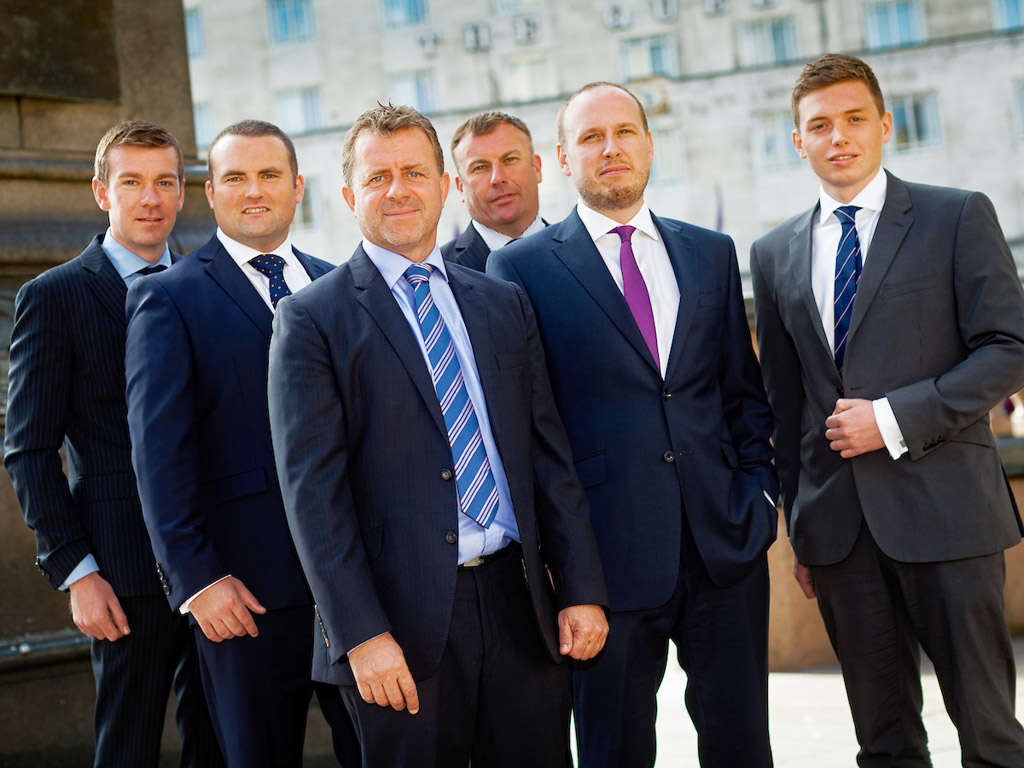
#> input picture concordai-hackathon/images/1.jpg, 1024 x 768 px, given in place of the camera
$ jupyter execute --allow-errors arthur-intelligence-notebook.ipynb   (text cells are left out)
#> lines starting #> are read from the running program, lines starting #| are printed output that depends on the picture
### concordai-hackathon/reference/inception_blocks_v2.py
#### THIS CODE IS FROM https://github.com/shahariarrabby/deeplearning.ai/blob/master/COURSE%204%20Convolutional%20Neural%20Networks/Week%2004/Face%20Recognition/inception_blocks_v2.py

import tensorflow as tf
import numpy as np
import os
from numpy import genfromtxt
from keras import backend as K
from keras.layers import Conv2D, ZeroPadding2D, Activation, Input, concatenate
from keras.models import Model
from keras.layers.normalization import BatchNormalization
from keras.layers.pooling import MaxPooling2D, AveragePooling2D
import fr_utils
from keras.layers.core import Lambda, Flatten, Dense

# [198 lines left out: functions inception_block_1a, inception_block_1b, inception_block_1c, inception_block_2a, inception_block_2b, inception_block_3a and 1 more, not called in this run]

def faceRecoModel(input_shape):
    """
    Implementation of the Inception model used for FaceNet

    Arguments:
    input_shape -- shape of the images of the dataset

    Returns:
    model -- a Model() instance in Keras
    """

    # Define the input as a tensor with shape input_shape
    X_input = Input(input_shape)

    # Zero-Padding
    X = ZeroPadding2D((3, 3))(X_input)

    # First Block
    X = Conv2D(64, (7, 7), strides = (2, 2), name = 'conv1')(X)
    X = BatchNormalization(axis = 1, name = 'bn1')(X)
    X = Activation('relu')(X)

    # Zero-Padding + MAXPOOL
    X = ZeroPadding2D((1, 1))(X)
    X = MaxPooling2D((3, 3), strides = 2)(X)

    # Second Block
    X = Conv2D(64, (1, 1), strides = (1, 1), name = 'conv2')(X)
    X = BatchNormalization(axis = 1, epsilon=0.00001, name = 'bn2')(X)
    X = Activation('relu')(X)

    # Zero-Padding + MAXPOOL
    X = ZeroPadding2D((1, 1))(X)

    # Second Block
    X = Conv2D(192, (3, 3), strides = (1, 1), name = 'conv3')(X)
    X = BatchNormalization(axis = 1, epsilon=0.00001, name = 'bn3')(X)
    X = Activation('relu')(X)

    # Zero-Padding + MAXPOOL
    X = ZeroPadding2D((1, 1))(X)
    X = MaxPooling2D(pool_size = 3, strides = 2)(X)

    # Inception 1: a/b/c
    X = inception_block_1a(X)
    X = inception_block_1b(X)
    X = inception_block_1c(X)

    # Inception 2: a/b
    X = inception_block_2a(X)
    X = inception_block_2b(X)

    # Inception 3: a/b
    X = inception_block_3a(X)
    X = inception_block_3b(X)

    # Top layer
    X = AveragePooling2D(pool_size=(3, 3), strides=(1, 1), data_format='channels_first')(X)
    X = Flatten()(X)
    X = Dense(128, name='dense_layer')(X)

    # L2 normalization
    X = Lambda(lambda  x: K.l2_normalize(x,axis=1))(X)

    # Create model instance
    model = Model(inputs = X_input, outputs = X, name='FaceRecoModel')

    return model

### concordai-hackathon/reference/arthur-intelligence-notebook.ipynb
[cell 1]
import os
os.getcwd()

[cell 2]
import cv2
import numpy as np

[cell 3]
# Front of face classifier
faceCascade = cv2.CascadeClassifier('./data/cascades/haarcascade_frontalface_alt2.xml')

[cell 4]
IMG_PATH = './images/'

# Convert .jpg to a numpy array
img_reg = cv2.imread(IMG_PATH + 'grp-pic.jpg') # Reg
#> (the rest of this cell did not finish here and is left out)

[cell 5]
# Set up cascades
# Detect faces in the image
faces = faceCascade.detectMultiScale(
    img_reg,
    scaleFactor=1.2,
    minNeighbors=5
)
#> faces = ()

[cell 6]
# Draw a rectangle around the faces
for (x, y, w, h) in faces:
    cv2.rectangle(img_reg, (x, y), (x+w, y+h), (0, 255, 0), 2)
#> this loop made 0 passes

[cell 7]
# Output picture with identified faces
cv2.imshow("Picture output", img_reg)

while True:
    if cv2.waitKey(20) & 0xFF == ord('q'):
#> (key q is pressed here)
#> further down, frame is the input picture: shape (768, 1024, 3); mean B, G, R 87, 83.1, 85.7
#> `gray = cv2.cvtColor(frame, cv2.COLOR_BGR2GRAY)`:
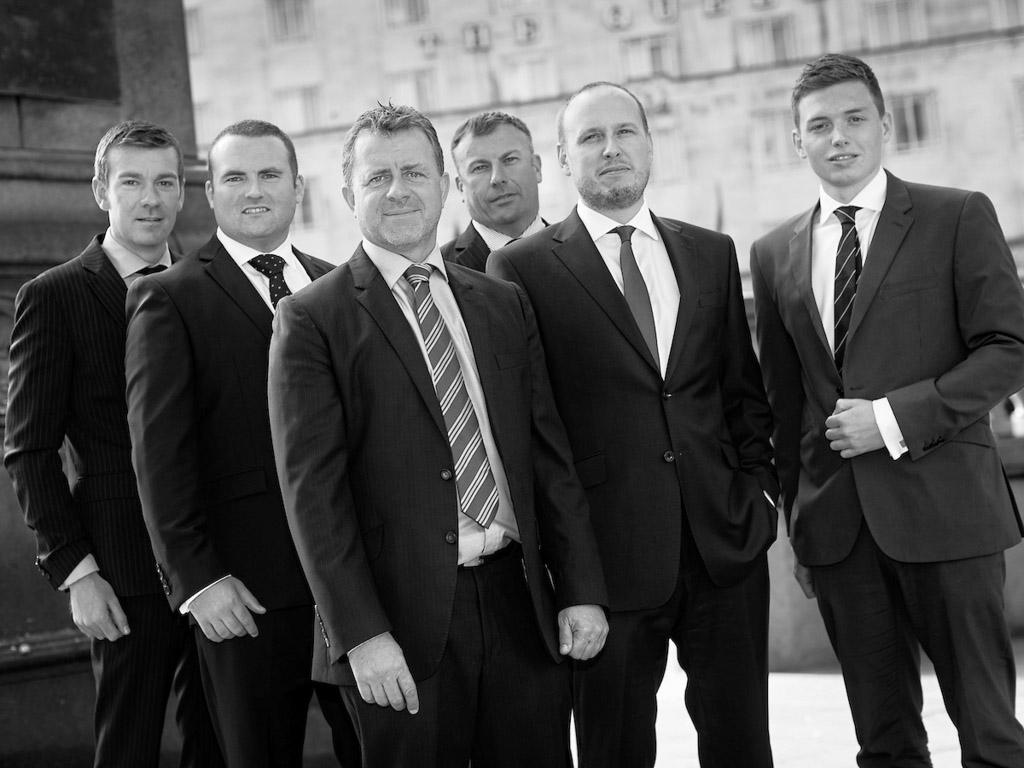
#> gray: shape (768, 1024); min 0, max 255, mean 84.3
#> `faces = face_cascade.detectMultiScale(gray, scaleFactor = 1.5, minNeig..`: faces = [[219, 153, 68, 68], [787, 84, 101, 101], [346, 138, 101, 101], [98, 144, 101, 101]]
        break;

[cell 8]
# Front of face classifier (functions on grayscale)
face_cascade = cv2.CascadeClassifier('./data/cascades/haarcascade_frontalface_alt2.xml')

# Create capture device object (default webcam)
cap = cv2.VideoCapture(0)

# Resolution adjusters
def make_480p():
    cap.set(3,640) # width
    cap.set(4,480) # height

make_480p()

# Loop for continuous usage of video capture device
# Read frames from capture and display them
#> (the rest of this cell did not finish here and is left out)

[cell 9]
from IPython.display import Image
Image(IMG_PATH + 'loss-function.png', width=650, height=650)

[cell 10]
import os
import glob
import numpy as np
import cv2
import tensorflow as tf

from fr_utils import *
from inception_blocks_v2 import *
from keras import backend as K

[cell 11]
K.set_image_data_format('channels_first')
#> (this line was passed over: keras is not available in this run)
#> (the rest of this cell did not finish here and is left out)


$ run again, on concordai-hackathon/images/2.jpg
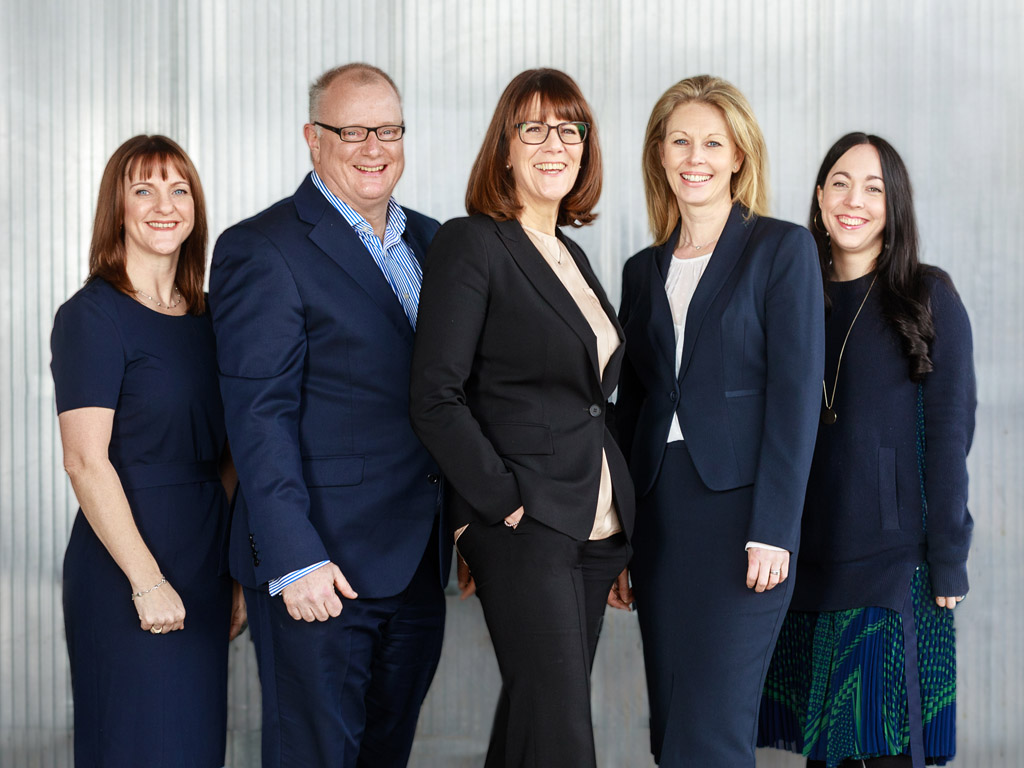
#> input picture concordai-hackathon/images/2.jpg, 1024 x 768 px, given in place of the camera
#> `faces = faceCascade.detectMultiScale( img_reg, scaleFactor=1.2, minNei..`: faces = ()
#> frame is the input picture: shape (768, 1024, 3); mean B, G, R 107.9, 102, 101.1
#> `gray = cv2.cvtColor(frame, cv2.COLOR_BGR2GRAY)`:
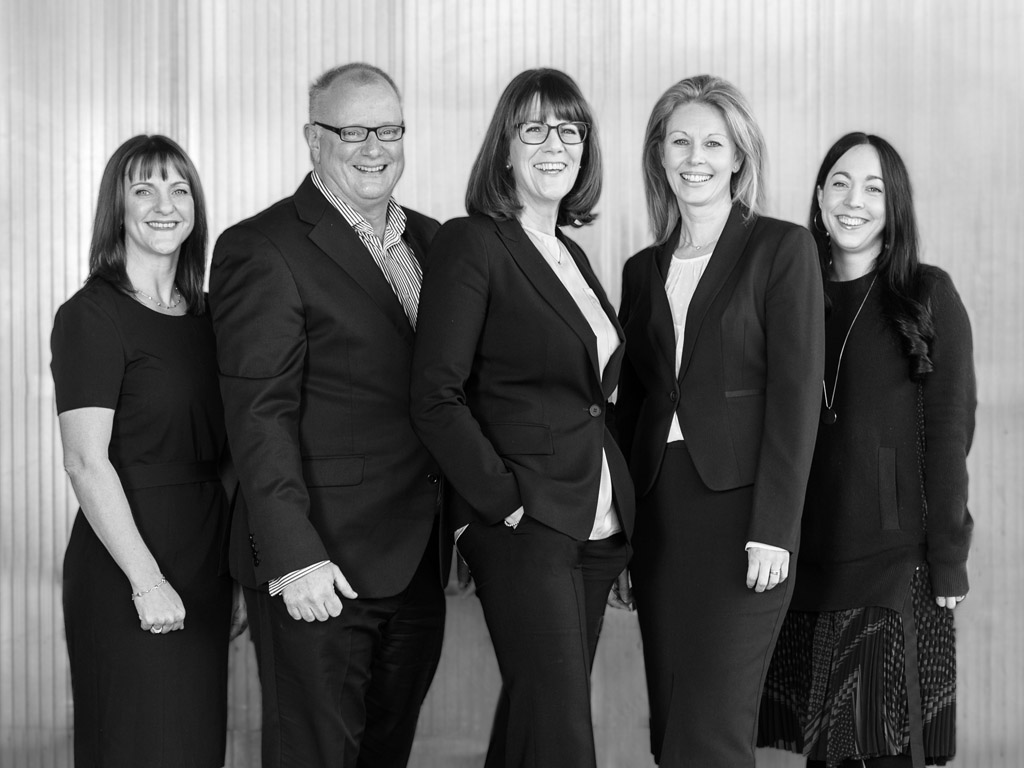
#> gray: shape (768, 1024); min 0, max 255, mean 102.4
#> `faces = face_cascade.detectMultiScale(gray, scaleFactor = 1.5, minNeig..`: faces = [[662, 119, 68, 68], [821, 162, 68, 68], [645, 104, 101, 101], [806, 146, 101, 101]]

$ run again, on concordai-hackathon/images/3.jpg
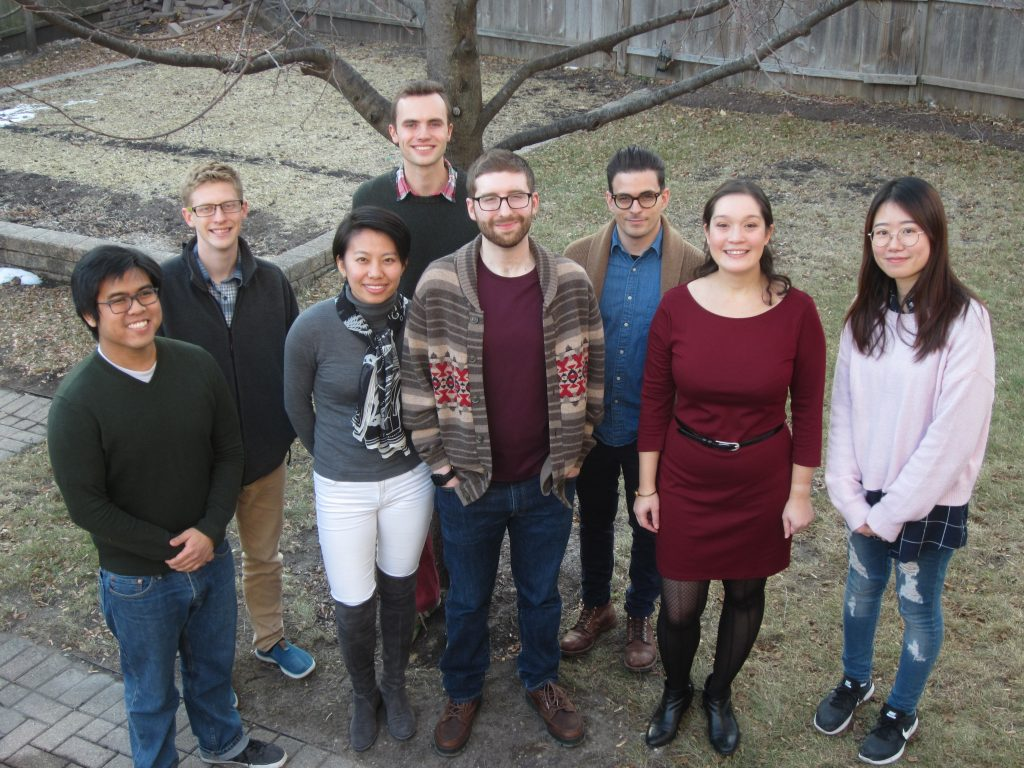
#> input picture concordai-hackathon/images/3.jpg, 1024 x 768 px, given in place of the camera
#> `faces = faceCascade.detectMultiScale( img_reg, scaleFactor=1.2, minNei..`: faces = ()
#> frame is the input picture: shape (768, 1024, 3); mean B, G, R 99, 99.7, 104.6
#> `gray = cv2.cvtColor(frame, cv2.COLOR_BGR2GRAY)`:
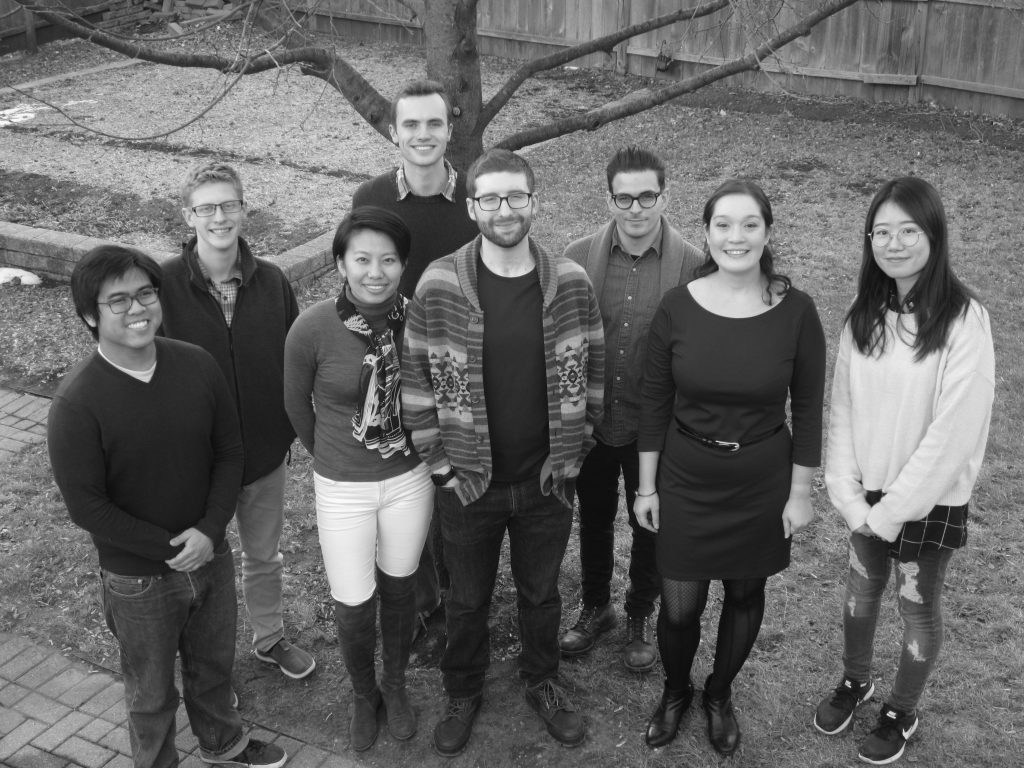
#> gray: shape (768, 1024); min 2, max 253, mean 101.1
#> `faces = face_cascade.detectMultiScale(gray, scaleFactor = 1.5, minNeig..`: faces = [[389, 98, 68, 68], [601, 172, 68, 68], [184, 181, 68, 68], [701, 199, 68, 68], [861, 207, 68, 68], [339, 233, 68, 68]]

$ run again, on concordai-hackathon/images/4.jpg
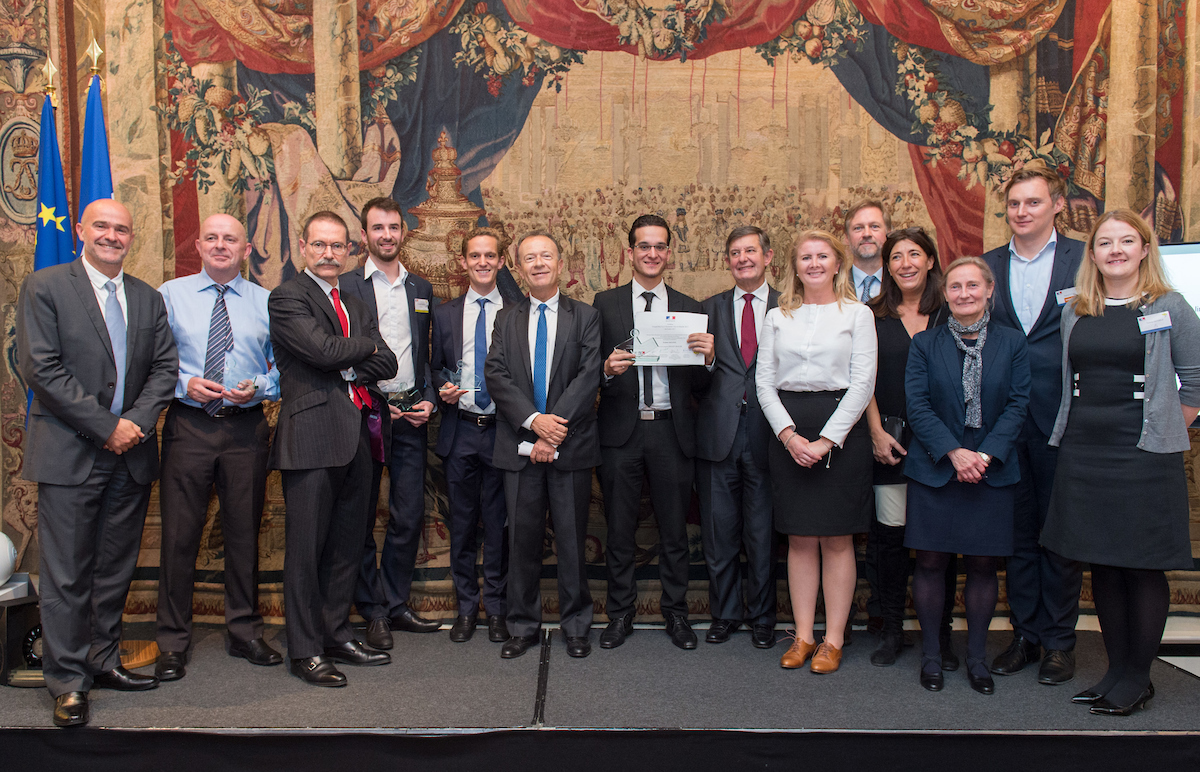
#> input picture concordai-hackathon/images/4.jpg, 1200 x 772 px, given in place of the camera
#> `faces = faceCascade.detectMultiScale( img_reg, scaleFactor=1.2, minNei..`: faces = ()
#> frame is the input picture: shape (772, 1200, 3); mean B, G, R 75.1, 79.8, 96
#> `gray = cv2.cvtColor(frame, cv2.COLOR_BGR2GRAY)`:
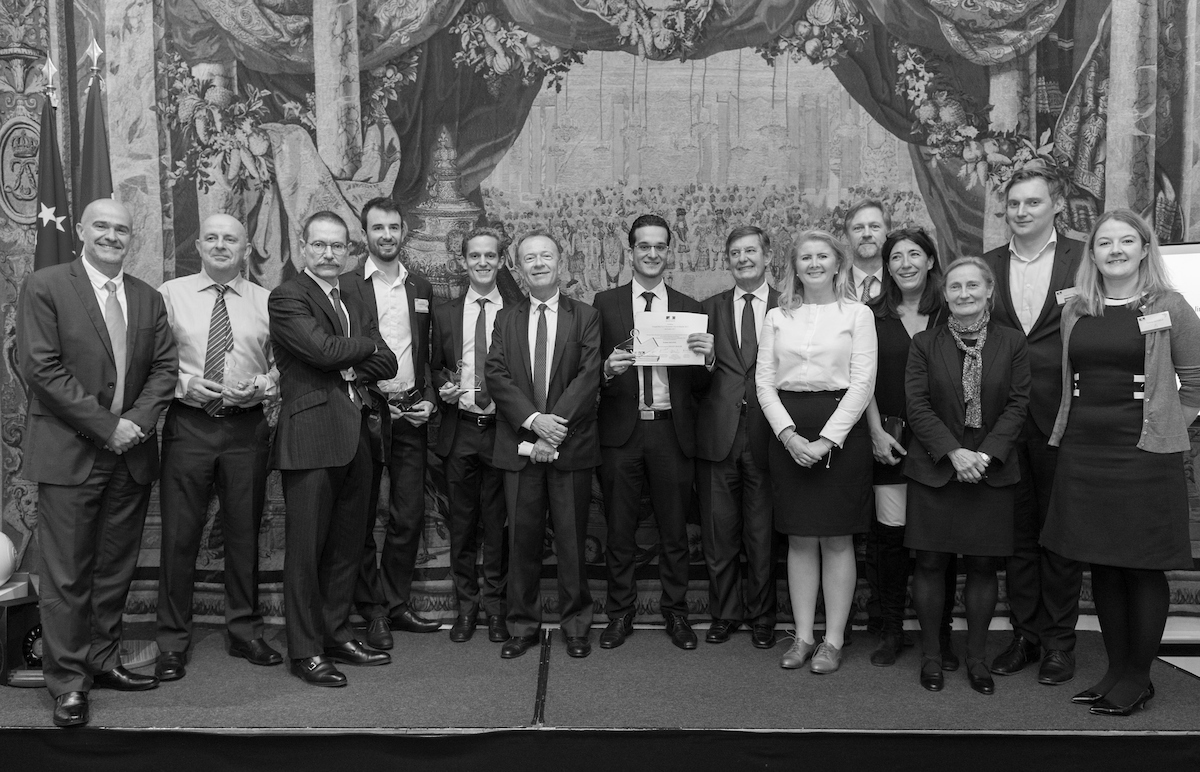
#> gray: shape (772, 1200); min 0, max 255, mean 84.1
#> `faces = face_cascade.detectMultiScale(gray, scaleFactor = 1.5, minNeig..`: faces = 15 rows, first 6: [1001, 187, 45, 45], [364, 210, 45, 45], [845, 209, 45, 45], [88, 210, 45, 45], [197, 221, 45, 45], [1093, 224, 45, 45]
